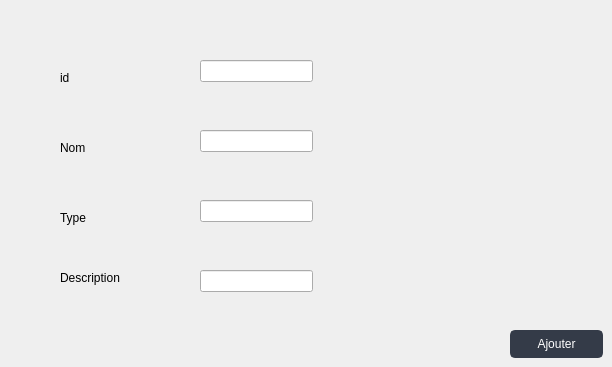
                    <widget class="QWidget" name="tab_9">
                     <attribute name="title">
                      <string>Ajouter</string>
                     </attribute>
                     <widget class="QLabel" name="label_28">
                      <property name="geometry">
                       <rect>
                        <x>60</x>
                        <y>70</y>
                        <width>55</width>
                        <height>16</height>
                       </rect>
                      </property>
                      <property name="text">
                       <string>id </string>
                      </property>
                     </widget>
                     <widget class="QLabel" name="label_29">
                      <property name="geometry">
                       <rect>
                        <x>60</x>
                        <y>140</y>
                        <width>55</width>
                        <height>16</height>
                       </rect>
                      </property>
                      <property name="text">
                       <string>Nom</string>
                      </property>
                     </widget>
                     <widget class="QLabel" name="label_30">
                      <property name="geometry">
                       <rect>
                        <x>60</x>
                        <y>210</y>
                        <width>55</width>
                        <height>16</height>
                       </rect>
                      </property>
                      <property name="text">
                       <string>Type</string>
                      </property>
                     </widget>
                     <widget class="QLabel" name="label_31">
                      <property name="geometry">
                       <rect>
                        <x>60</x>
                        <y>270</y>
                        <width>81</width>
                        <height>16</height>
                       </rect>
                      </property>
                      <property name="text">
                       <string>Description</string>
                      </property>
                     </widget>
                     <widget class="QLineEdit" name="id_2">
                      <property name="geometry">
                       <rect>
                        <x>200</x>
                        <y>60</y>
                        <width>113</width>
                        <height>22</height>
                       </rect>
                      </property>
                     </widget>
                     <widget class="QLineEdit" name="nom_7">
                      <property name="geometry">
                       <rect>
                        <x>200</x>
                        <y>130</y>
                        <width>113</width>
                        <height>22</height>
                       </rect>
                      </property>
                     </widget>
                     <widget class="QLineEdit" name="type">
                      <property name="geometry">
                       <rect>
                        <x>200</x>
                        <y>200</y>
                        <width>113</width>
                        <height>22</height>
                       </rect>
                      </property>
                     </widget>
                     <widget class="QLineEdit" name="description">
                      <property name="geometry">
                       <rect>
                        <x>200</x>
                        <y>270</y>
                        <width>113</width>
                        <height>22</height>
                       </rect>
                      </property>
                     </widget>
                     <widget class="QPushButton" name="btn_ajouter">
                      <property name="geometry">
                       <rect>
                        <x>510</x>
                        <y>330</y>
                        <width>93</width>
                        <height>28</height>
                       </rect>
                      </property>
                      <property name="styleSheet">
                       <string notr="true">QPushButton {
	color: rgb(255, 255, 255);
	border: 2px solid rgb(52, 59, 72);
	font: 9pt &quot;Segoe UI&quot;;
	border-radius: 5px;	
	background-color: rgb(52, 59, 72);
}
QPushButton:hover {
	background-color: rgb(57, 65, 80);
	border: 2px solid rgb(61, 70, 86);
	

	background-position: right center;
    background-repeat: no-repeat;
}
QPushButton:pressed {	
	background-color: rgb(35, 40, 49);
	border: 2px solid rgb(43, 50, 61);
}</string>
                      </property>
                      <property name="text">
                       <string>Ajouter</string>
                      </property>
                     </widget>
                    </widget>
